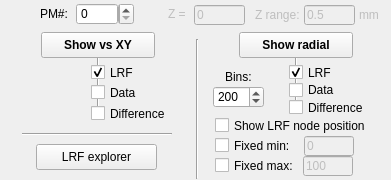
    <widget class="QFrame" name="fPlot">
     <property name="enabled">
      <bool>true</bool>
     </property>
     <property name="geometry">
      <rect>
       <x>0</x>
       <y>400</y>
       <width>391</width>
       <height>180</height>
      </rect>
     </property>
     <property name="frameShape">
      <enum>QFrame::NoFrame</enum>
     </property>
     <property name="frameShadow">
      <enum>QFrame::Raised</enum>
     </property>
     <widget class="QCheckBox" name="cb_diff">
      <property name="geometry">
       <rect>
        <x>91</x>
        <y>103</y>
        <width>85</width>
        <height>21</height>
       </rect>
      </property>
      <property name="text">
       <string>Difference</string>
      </property>
     </widget>
     <widget class="QSpinBox" name="sbPMnoButons">
      <property name="geometry">
       <rect>
        <x>76</x>
        <y>3</y>
        <width>42</width>
        <height>22</height>
       </rect>
      </property>
      <property name="frame">
       <bool>true</bool>
      </property>
      <property name="buttonSymbols">
       <enum>QAbstractSpinBox::NoButtons</enum>
      </property>
      <property name="keyboardTracking">
       <bool>true</bool>
      </property>
      <property name="maximum">
       <number>10000</number>
      </property>
     </widget>
     <widget class="QCheckBox" name="cb_data">
      <property name="geometry">
       <rect>
        <x>91</x>
        <y>82</y>
        <width>71</width>
        <height>21</height>
       </rect>
      </property>
      <property name="toolTip">
       <string notr="true">&lt;html&gt;&lt;head/&gt;&lt;body&gt;&lt;p&gt;Change data source using &amp;quot;Source&amp;quot; selector in the Make panel above&lt;/p&gt;&lt;/body&gt;&lt;/html&gt;</string>
      </property>
      <property name="text">
       <string>Data</string>
      </property>
      <property name="checked">
       <bool>false</bool>
      </property>
     </widget>
     <widget class="QSpinBox" name="sbPMnumberSpinButtons">
      <property name="geometry">
       <rect>
        <x>118</x>
        <y>3</y>
        <width>16</width>
        <height>22</height>
       </rect>
      </property>
      <property name="maximum">
       <number>10000</number>
      </property>
     </widget>
     <widget class="QCheckBox" name="cb_LRF">
      <property name="geometry">
       <rect>
        <x>91</x>
        <y>62</y>
        <width>61</width>
        <height>21</height>
       </rect>
      </property>
      <property name="text">
       <string>LRF</string>
      </property>
      <property name="checked">
       <bool>true</bool>
      </property>
     </widget>
     <widget class="QLabel" name="label_17">
      <property name="geometry">
       <rect>
        <x>40</x>
        <y>7</y>
        <width>36</width>
        <height>13</height>
       </rect>
      </property>
      <property name="text">
       <string>PM#:</string>
      </property>
     </widget>
     <widget class="QFrame" name="fZ">
      <property name="enabled">
       <bool>false</bool>
      </property>
      <property name="geometry">
       <rect>
        <x>158</x>
        <y>-1</y>
        <width>231</width>
        <height>31</height>
       </rect>
      </property>
      <property name="frameShape">
       <enum>QFrame::NoFrame</enum>
      </property>
      <property name="frameShadow">
       <enum>QFrame::Raised</enum>
      </property>
      <widget class="QLineEdit" name="ledZrange">
       <property name="geometry">
        <rect>
         <x>146</x>
         <y>6</y>
         <width>51</width>
         <height>20</height>
        </rect>
       </property>
       <property name="text">
        <string>0.5</string>
       </property>
      </widget>
      <widget class="QLabel" name="label_6">
       <property name="geometry">
        <rect>
         <x>97</x>
         <y>6</y>
         <width>51</width>
         <height>20</height>
        </rect>
       </property>
       <property name="text">
        <string>Z range:</string>
       </property>
      </widget>
      <widget class="QLabel" name="label_5">
       <property name="geometry">
        <rect>
         <x>10</x>
         <y>7</y>
         <width>21</width>
         <height>16</height>
        </rect>
       </property>
       <property name="text">
        <string>Z =</string>
       </property>
      </widget>
      <widget class="QLineEdit" name="ledZcenter">
       <property name="geometry">
        <rect>
         <x>36</x>
         <y>6</y>
         <width>51</width>
         <height>20</height>
        </rect>
       </property>
       <property name="text">
        <string>0</string>
       </property>
      </widget>
      <widget class="QLabel" name="label_13">
       <property name="geometry">
        <rect>
         <x>201</x>
         <y>6</y>
         <width>51</width>
         <height>20</height>
        </rect>
       </property>
       <property name="text">
        <string>mm</string>
       </property>
      </widget>
     </widget>
     <widget class="Line" name="line_3">
      <property name="geometry">
       <rect>
        <x>97</x>
        <y>54</y>
        <width>3</width>
        <height>62</height>
       </rect>
      </property>
      <property name="orientation">
       <enum>Qt::Vertical</enum>
      </property>
     </widget>
     <widget class="QPushButton" name="pbShow2D">
      <property name="geometry">
       <rect>
        <x>41</x>
        <y>32</y>
        <width>114</width>
        <height>26</height>
       </rect>
      </property>
      <property name="font">
       <font>
        <weight>75</weight>
        <bold>true</bold>
       </font>
      </property>
      <property name="text">
       <string>Show vs XY</string>
      </property>
     </widget>
     <widget class="Line" name="line_8">
      <property name="geometry">
       <rect>
        <x>196</x>
        <y>39</y>
        <width>3</width>
        <height>140</height>
       </rect>
      </property>
      <property name="orientation">
       <enum>Qt::Vertical</enum>
      </property>
     </widget>
     <widget class="QCheckBox" name="cb_data_2">
      <property name="geometry">
       <rect>
        <x>289</x>
        <y>83</y>
        <width>71</width>
        <height>14</height>
       </rect>
      </property>
      <property name="toolTip">
       <string notr="true">&lt;html&gt;&lt;head/&gt;&lt;body&gt;&lt;p&gt;Change data source using &amp;quot;Source&amp;quot; selector in the Make panel above&lt;/p&gt;&lt;/body&gt;&lt;/html&gt;</string>
      </property>
      <property name="text">
       <string>Data</string>
      </property>
      <property name="checked">
       <bool>false</bool>
      </property>
     </widget>
     <widget class="Line" name="line_7">
      <property name="geometry">
       <rect>
        <x>295</x>
        <y>52</y>
        <width>3</width>
        <height>62</height>
       </rect>
      </property>
      <property name="orientation">
       <enum>Qt::Vertical</enum>
      </property>
     </widget>
     <widget class="QCheckBox" name="cb_diff_2">
      <property name="geometry">
       <rect>
        <x>289</x>
        <y>99</y>
        <width>85</width>
        <height>17</height>
       </rect>
      </property>
      <property name="text">
       <string>Difference</string>
      </property>
     </widget>
     <widget class="QCheckBox" name="cb_LRF_2">
      <property name="geometry">
       <rect>
        <x>289</x>
        <y>62</y>
        <width>61</width>
        <height>21</height>
       </rect>
      </property>
      <property name="text">
       <string>LRF</string>
      </property>
      <property name="checked">
       <bool>true</bool>
      </property>
     </widget>
     <widget class="QLabel" name="label_15">
      <property name="geometry">
       <rect>
        <x>225</x>
        <y>70</y>
        <width>46</width>
        <height>13</height>
       </rect>
      </property>
      <property name="text">
       <string>Bins:</string>
      </property>
     </widget>
     <widget class="QSpinBox" name="sbNumBins_2">
      <property name="geometry">
       <rect>
        <x>213</x>
        <y>86</y>
        <width>51</width>
        <height>22</height>
       </rect>
      </property>
      <property name="keyboardTracking">
       <bool>false</bool>
      </property>
      <property name="minimum">
       <number>1</number>
      </property>
      <property name="maximum">
       <number>1000</number>
      </property>
      <property name="value">
       <number>200</number>
      </property>
     </widget>
     <widget class="QPushButton" name="pbShow1Ddistr">
      <property name="geometry">
       <rect>
        <x>239</x>
        <y>32</y>
        <width>114</width>
        <height>26</height>
       </rect>
      </property>
      <property name="font">
       <font>
        <weight>75</weight>
        <bold>true</bold>
       </font>
      </property>
      <property name="toolTip">
       <string>For non-axial LRFs it shows LRF averaged over all directions!</string>
      </property>
      <property name="text">
       <string>Show radial</string>
      </property>
     </widget>
     <widget class="Line" name="line_9">
      <property name="geometry">
       <rect>
        <x>22</x>
        <y>133</y>
        <width>150</width>
        <height>3</height>
       </rect>
      </property>
      <property name="orientation">
       <enum>Qt::Horizontal</enum>
      </property>
     </widget>
     <widget class="QCheckBox" name="cbShowNodePositions">
      <property name="geometry">
       <rect>
        <x>215</x>
        <y>117</y>
        <width>151</width>
        <height>17</height>
       </rect>
      </property>
      <property name="text">
       <string>Show LRF node positions</string>
      </property>
     </widget>
     <widget class="QFrame" name="frFixedMinMax">
      <property name="geometry">
       <rect>
        <x>210</x>
        <y>136</y>
        <width>180</width>
        <height>80</height>
       </rect>
      </property>
      <property name="frameShape">
       <enum>QFrame::NoFrame</enum>
      </property>
      <property name="frameShadow">
       <enum>QFrame::Raised</enum>
      </property>
      <widget class="QLineEdit" name="ledFixedMin">
       <property name="enabled">
        <bool>false</bool>
       </property>
       <property name="geometry">
        <rect>
         <x>94</x>
         <y>0</y>
         <width>50</width>
         <height>20</height>
        </rect>
       </property>
       <property name="text">
        <string>0</string>
       </property>
      </widget>
      <widget class="QCheckBox" name="cbFixedMin">
       <property name="geometry">
        <rect>
         <x>5</x>
         <y>1</y>
         <width>86</width>
         <height>17</height>
        </rect>
       </property>
       <property name="text">
        <string>Fixed min:</string>
       </property>
      </widget>
      <widget class="QLineEdit" name="ledFixedMax">
       <property name="enabled">
        <bool>false</bool>
       </property>
       <property name="geometry">
        <rect>
         <x>93</x>
         <y>20</y>
         <width>50</width>
         <height>20</height>
        </rect>
       </property>
       <property name="text">
        <string>100</string>
       </property>
      </widget>
      <widget class="QCheckBox" name="cbFixedMax">
       <property name="geometry">
        <rect>
         <x>5</x>
         <y>21</y>
         <width>86</width>
         <height>17</height>
        </rect>
       </property>
       <property name="text">
        <string>Fixed max:</string>
       </property>
      </widget>
     </widget>
     <widget class="QPushButton" name="pbLRFexplorer">
      <property name="geometry">
       <rect>
        <x>36</x>
        <y>144</y>
        <width>121</width>
        <height>26</height>
       </rect>
      </property>
      <property name="text">
       <string>LRF explorer</string>
      </property>
     </widget>
     <zorder>line_7</zorder>
     <zorder>line_3</zorder>
     <zorder>cb_diff</zorder>
     <zorder>cb_data</zorder>
     <zorder>cb_LRF</zorder>
     <zorder>label_17</zorder>
     <zorder>fZ</zorder>
     <zorder>pbShow2D</zorder>
     <zorder>line_8</zorder>
     <zorder>cb_data_2</zorder>
     <zorder>cb_LRF_2</zorder>
     <zorder>label_15</zorder>
     <zorder>sbNumBins_2</zorder>
     <zorder>pbShow1Ddistr</zorder>
     <zorder>line_9</zorder>
     <zorder>cbShowNodePositions</zorder>
     <zorder>sbPMnumberSpinButtons</zorder>
     <zorder>sbPMnoButons</zorder>
     <zorder>cb_diff_2</zorder>
     <zorder>frFixedMinMax</zorder>
     <zorder>pbLRFexplorer</zorder>
    </widget>
